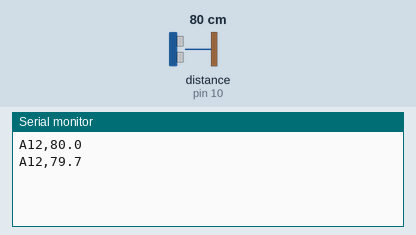
Bench run of a sketch on a simulated Arduino Nano, built with avr-gcc and run on an emulated ATmega328P. Parts: the last lines printed to the serial monitor. Wiring (inferred from the names in the program): ultrasonic range finder: trigger pin 9; echo pin 10. The inputs (shaded band) are chosen by the test bench; at power-on: distance to the obstacle (sensor on pin 10) 80 cm. The echo pulse lasts 58.3 µs per cm.

Above: at 1.8 s.
1.9 s: distance to the obstacle (sensor on pin 10) set to 2 cm
At 2.8 s:
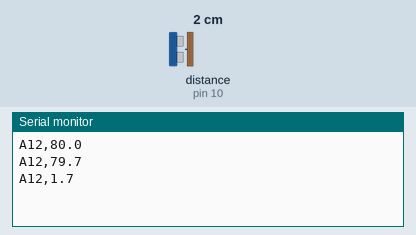
3.4 s: distance to the obstacle (sensor on pin 10) set to 4 cm
At 4.7 s:
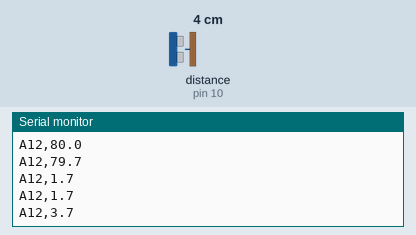
Timing chart, 0 to 6.4 s (numbered marks = the images above; inputs shaded):
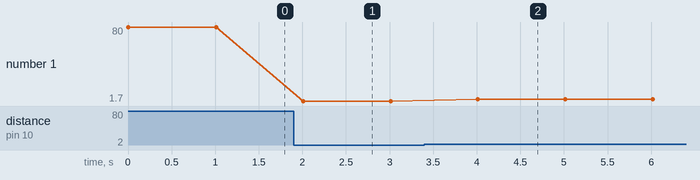

Measured:
- after the input at 1.9 s, the serial monitor: prints a new line after 0.11 s (image 1)
- after the input at 3.4 s, the serial monitor: prints a new line after 0.61 s (image 2)
- plotted number 1: 79.7 → 1.7 after the input at 1.9 s, 1.7 → 3.7 after the input at 3.4 s

The sketch:

parking_sensor.ino
```cpp
// Parklee — single ultrasonic sensor (HC-SR04) for one parking spot.
// Wiring (Arduino Nano):
//   HC-SR04 VCC  -> 5V
//   HC-SR04 GND  -> GND
//   HC-SR04 TRIG -> D9
//   HC-SR04 ECHO -> D10
//
// Output: prints one CSV line per measurement, one second apart:
//   <SPOT_NUMBER>,<distance_cm>
// e.g. "A12,23.4"
//
// The host-side sensor_bridge.py reads these lines and POSTs them to the API.

const int TRIG_PIN = 9;
const int ECHO_PIN = 10;

// Set this to whatever spot_number the backend has stored for this physical spot.
const char* SPOT_NUMBER = "A12";

// Sample interval in milliseconds.
const unsigned long SAMPLE_INTERVAL_MS = 1000;

void setup() {
  Serial.begin(9600);
  pinMode(TRIG_PIN, OUTPUT);
  pinMode(ECHO_PIN, INPUT);
}

float readDistanceCm() {
  digitalWrite(TRIG_PIN, LOW);
  delayMicroseconds(2);
  digitalWrite(TRIG_PIN, HIGH);
  delayMicroseconds(10);
  digitalWrite(TRIG_PIN, LOW);

  // pulseIn timeout 30 ms => max ~5 m round trip.
  unsigned long duration_us = pulseIn(ECHO_PIN, HIGH, 30000UL);
  if (duration_us == 0) return -1.0;          // no echo
  return (duration_us * 0.0343f) / 2.0f;      // speed of sound 343 m/s
}

void loop() {
  float cm = readDistanceCm();
  if (cm > 0) {
    Serial.print(SPOT_NUMBER);
    Serial.print(",");
    Serial.println(cm, 1);
  }
  delay(SAMPLE_INTERVAL_MS);
}
```
